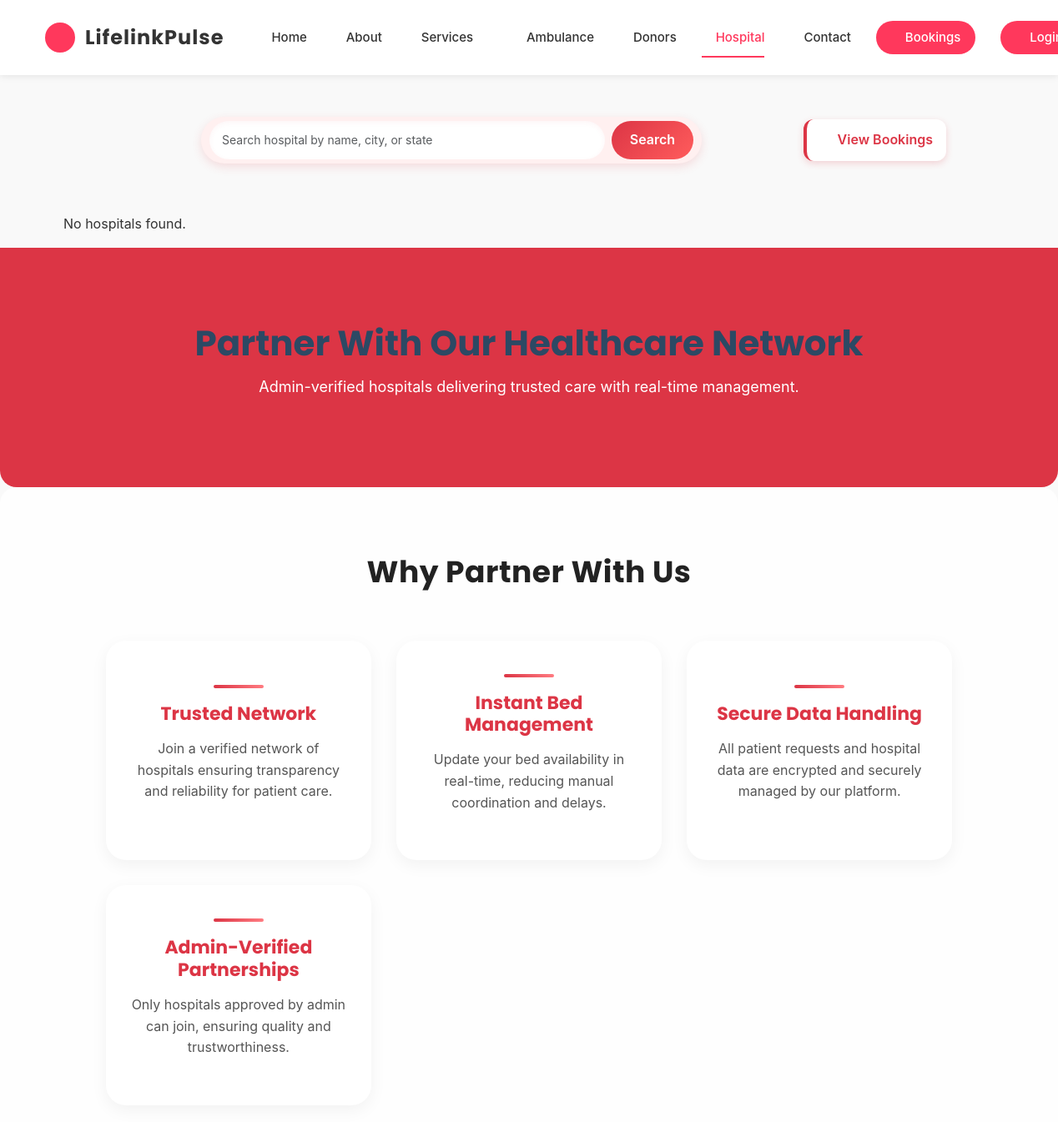
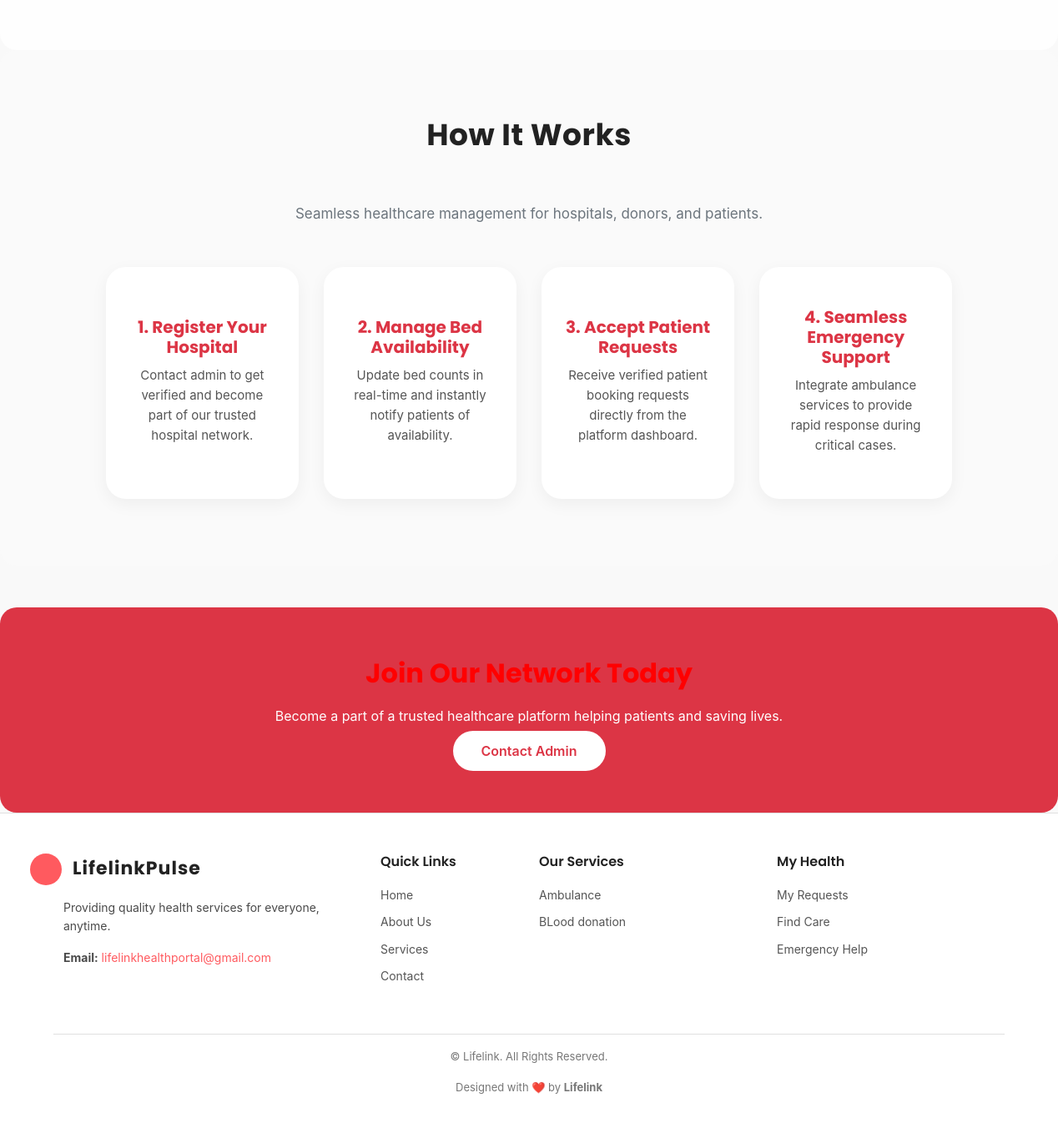
Before: /health_service_portal/book_bed_page/ with the older database file (2 pictures, top to bottom).
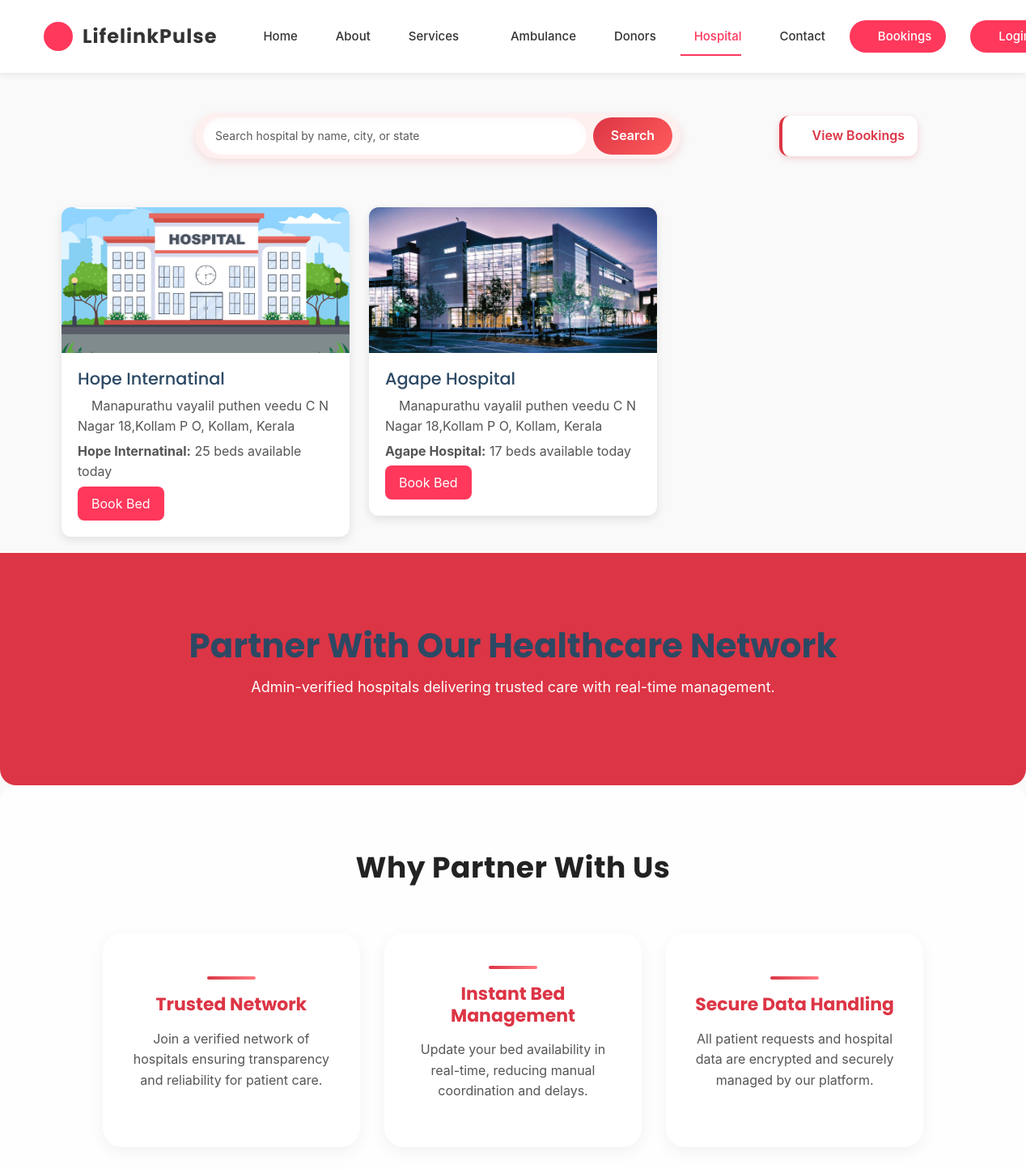
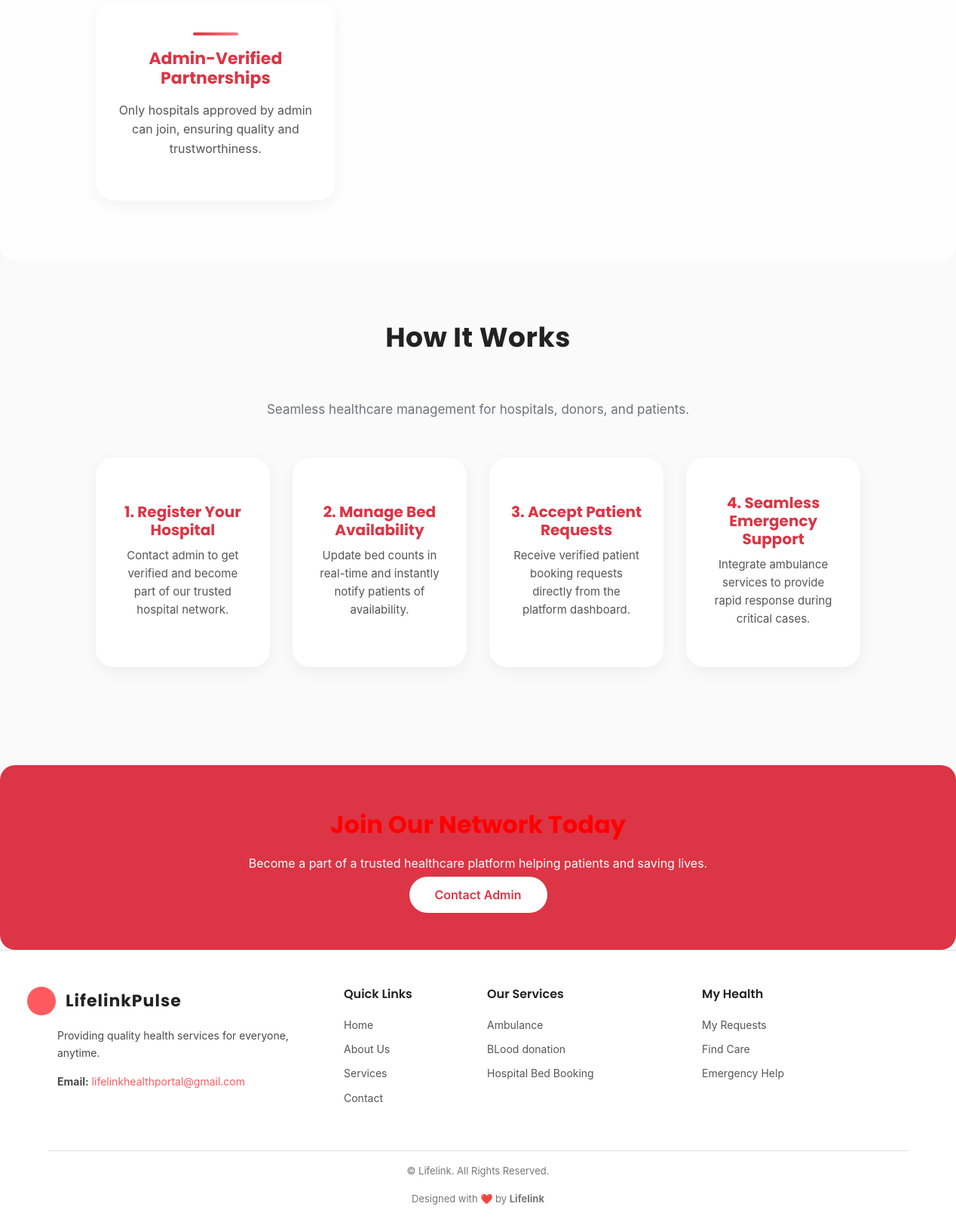
After: the same page with the newer database file (2 pictures, top to bottom).
### admin_panel/models.py (models this page shows, shortened)
class ServiceCategoryDb(models.Model):
    name = models.CharField(max_length=100,null=True,blank=True)
    description = models.TextField(blank=True, null=True)
    image = models.ImageField(upload_to='category_image/', blank=True, null=True)
    created_at = models.DateTimeField(auto_now_add=True)

### webapp/models.py (models this page shows, shortened)
class Hospital(models.Model):
    name = models.CharField(max_length=200)
    registration_number = models.CharField(max_length=100, unique=True)
    phone = models.CharField(max_length=15)
    email = models.EmailField(unique=True)
    address = models.TextField()
    city = models.CharField(max_length=100)
    district = models.CharField(max_length=100)
    state = models.CharField(max_length=100)
    latitude = models.DecimalField(max_digits=9, decimal_places=6, null=True, blank=True)
    longitude = models.DecimalField(max_digits=9, decimal_places=6, null=True, blank=True)
    is_verified = models.BooleanField(default=False)
    is_active = models.BooleanField(default=True)
    created_at = models.DateTimeField(auto_now_add=True)
    image = models.ImageField(upload_to='hospital_images/', null=True, blank=True)

### webapp/views.py (the view, shortened to what this page needs)
# urls.py: path('book_bed_page/',views.book_bed_page,name='book_bed_page'),
def book_bed_page(request):
    services = ServiceCategoryDb.objects.all()
    query = request.GET.get('q', '')
    hospitals = Hospital.objects.filter(is_verified=True)
    today = date.today()
    for hospital in hospitals:
        beds = Bed.objects.filter(hospital=hospital)
        hospital.available_beds_today = sum(get_available_beds(bed, today) for bed in beds)
    return render(request, 'Hospital_bed_booking.html', {
        'services':services,
        'hospitals': hospitals,
        'query': query
    })

### webapp/views.py (called while the page is built)
def get_available_beds(bed, booking_date):
    booked_count = BedBooking.objects.filter(
        bed=bed,
        booking_date=booking_date,
        status__in=['PENDING', 'APPROVED']
    ).aggregate(
        total=Sum('beds_required')
    )['total'] or 0
    return max(bed.total_beds - booked_count, 0)

### webapp/templates/Hospital_bed_booking.html (shortened to what this page needs)
<!DOCTYPE html>
{% load static %}
<html lang="en">
<head>
  <link href="{% static 'web/assets/vendor/bootstrap/css/bootstrap.min.css' %}" rel="stylesheet">
  <link href="{% static 'web/assets/vendor/bootstrap-icons/bootstrap-icons.css' %}" rel="stylesheet">
  <link href="{% static 'web/assets/vendor/aos/aos.css' %}" rel="stylesheet">
  <link href="{% static 'web/assets/vendor/fontawesome-free/css/all.min.css' %}" rel="stylesheet">
  <link href="{% static 'web/assets/vendor/glightbox/css/glightbox.min.css' %}" rel="stylesheet">
  <link href="{% static 'web/assets/vendor/swiper/swiper-bundle.min.css' %}" rel="stylesheet">
  <link rel="stylesheet" href="{% static 'web/assets/css/contact.css' %}">
  <link rel="stylesheet" href="{% static 'web/assets/css/hospital.css' %}">
  <link href="{% static 'web/assets/css/main_style.css' %}" rel="stylesheet">
  <link href="{% static 'web/assets/css/style.css' %}" rel="stylesheet">
  <link href="{% static 'web/assets/css/style2.css' %}" rel="stylesheet">
</head>
<body class="index-page">
<header id="header" class="header sticky-top">
  <div class="branding d-flex align-items-center">
    <div class="container position-relative d-flex align-items-center justify-content-between">
      <a href="{% url 'Home' %}" class="logo d-flex align-items-center me-auto">
        <span class="logo-emblem">
          <i class="bi bi-heart-pulse-fill"></i>
        </span>
        <h1 class="sitename">LifelinkPulse</h1>
      </a>
      <nav id="navmenu" class="navmenu">
        <ul class="nav-list">
          <li class="nav-item">
            <a href="{% url 'Home' %}" class="nav-link ">
              <i class="bi bi-house-door"></i> Home
            </a>
          </li>
          <li class="nav-item">
            <a href="{% url 'About' %}" class="nav-link">
              <i class="bi bi-info-circle"></i> About
            </a>
          </li>
          <li class="nav-item dropdown">
            <a href="{% url 'Services' %}" class="nav-link">
              <i class="bi bi-heart-pulse"></i> Services <i class="bi bi-chevron-down dropdown-icon"></i>
            </a>
          </li>
          <li class="nav-item">
            <a href="{% url 'ambulance_service_page' %}" class="nav-link">
              <i class="bi bi-truck"></i> Ambulance
            </a>
          </li>
          <li class="nav-item">
            <a href="{% url 'Donors' %}" class="nav-link">
              <i class="bi bi-people"></i> Donors
            </a>
          </li>
          <li class="nav-item">
            <a href="{% url 'book_bed_page' %}" class="nav-link active">
              <i class="bi bi-hospital"></i> Hospital
            </a>
          </li>
          <li class="nav-item">
            <a href="{% url 'Contact' %}" class="nav-link">
              <i class="bi bi-envelope"></i> Contact
            </a>
          </li>
      <li class="nav-item">
  <a href="{% url 'user_dashboard' %}" class="nav-link btn-join">
    <i class="bi bi-calendar-check"></i> Bookings
  </a>
</li>
         <li class="nav-item dropdown">
  {% if request.session.user_id %}
    <a class="nav-link dropdown-toggle btn-join"
       href="#"
       id="userDropdown"
       role="button"
       data-bs-toggle="dropdown"
       aria-expanded="false">
      <i class="bi bi-person-circle"></i> {{ request.session.Name }}
    </a>
    <ul class="dropdown-menu dropdown-menu-end" aria-labelledby="userDropdown">
      <li>
        <a class="dropdown-item" href="{% url 'user_logout' %}">
          <i class="bi bi-box-arrow-right"></i> Logout
        </a>
      </li>
    </ul>
  {% else %}
    <a href="{% url 'signin_page' %}" class="nav-link btn-join">
      <i class="bi bi-person-circle"></i> Login
    </a>
  {% endif %}
</li>
        </ul>
      </nav>
    </div>
  </div>
</header>
<div class="container">
  <div class="top-controls">
  <form method="GET" class="search-bar">
    <input type="text" name="q" value="{{ query }}" class="form-control" placeholder="Search hospital by name, city, or state">
    <button type="submit" class="btn-search">Search</button>
  </form>
  <a href="{% url 'user_dashboard' %}" class="view-bookings-card">
    <i class="bi bi-eye"></i>
    <span>View Bookings</span>
  </a>
</div>
  <div class="row">
    {% for hospital in hospitals %}
      <div class="col-md-4">
        <div class="hospital-card">
          <img src="{{ hospital.image.url }}" alt="{{ hospital.name }}">
          <div class="hospital-card-body">
            <h5>{{ hospital.name }}</h5>
            <p><i class="bi bi-geo-alt"></i> {{ hospital.address }}, {{ hospital.city }}, {{ hospital.state }}</p>
          <p>
              <strong>{{ hospital.name }}:</strong> {{ hospital.available_beds_today }} beds available today
          </p>
            <a href="{% url 'user_book_bed_page' hospital.id %}" class="btn btn-book">Book Bed</a>
          </div>
        </div>
      </div>
    {% empty %}
      <p>No hospitals found.</p>
    {% endfor %}
  </div>
</div>
<section class="hospital-hero">
  <h1>Partner With Our Healthcare Network</h1>
  <p>Admin-verified hospitals delivering trusted care with real-time management.</p>
</section>
<section class="hospital-section">
  <h2 class="section-title">Why Partner With Us</h2>
  <div class="feature-grid">
    <div class="feature-card">
      <h4>Trusted Network</h4>
      <p>Join a verified network of hospitals ensuring transparency and reliability for patient care.</p>
    </div>
    <div class="feature-card">
      <h4>Instant Bed Management</h4>
      <p>Update your bed availability in real-time, reducing manual coordination and delays.</p>
    </div>
    <div class="feature-card">
      <h4>Secure Data Handling</h4>
      <p>All patient requests and hospital data are encrypted and securely managed by our platform.</p>
    </div>
    <div class="feature-card">
      <h4>Admin-Verified Partnerships</h4>
      <p>Only hospitals approved by admin can join, ensuring quality and trustworthiness.</p>
    </div>
  </div>
</section>
<section class="how-it-works-section">
  <h2 class="section-title">How It Works</h2>
  <p class="section-subtitle">Seamless healthcare management for hospitals, donors, and patients.</p>
  <div class="how-grid">
    <div class="how-card">
      <h4>1. Register Your Hospital</h4>
      <p>Contact admin to get verified and become part of our trusted hospital network.</p>
    </div>
    <div class="how-card">
      <h4>2. Manage Bed Availability</h4>
      <p>Update bed counts in real-time and instantly notify patients of availability.</p>
    </div>
    <div class="how-card">
      <h4>3. Accept Patient Requests</h4>
      <p>Receive verified patient booking requests directly from the platform dashboard.</p>
    </div>
    <div class="how-card">
      <h4>4. Seamless Emergency Support</h4>
      <p>Integrate ambulance services to provide rapid response during critical cases.</p>
    </div>
  </div>
</section>
<section class="cta-section">
  <div class="cta-container">
    <h2>Join Our Network Today</h2>
    <p>Become a part of a trusted healthcare platform helping patients and saving lives.</p>
    <a href="#" class="cta-btn" data-bs-toggle="modal" data-bs-target="#hospitalContactModal">
      Contact Admin
    </a>
  </div>
</section>
<footer id="footer" class="footer">
  <div class="container footer-top py-5">
    <div class="row gy-4">
      <div class="col-lg-4 col-md-6 footer-about">
        <a href="{% url 'Home' %}" class="logo d-flex align-items-center me-auto mb-3">
          <span class="logo-emblem">
            <i class="bi bi-heart-pulse-fill"></i>
          </span>
          <h1 class="sitename">LifelinkPulse</h1>
        </a>
        <p>Providing quality health services for everyone, anytime.</p>
        <p><strong>Email:</strong> <a href="mailto:lifelinkhealthportal@gmail.com">lifelinkhealthportal@gmail.com</a></p>
      </div>
      <div class="col-lg-2 col-md-3 footer-links">
        <h4>Quick Links</h4>
        <ul>
          <li><a href="{% url 'Home' %}">Home</a></li>
          <li><a href="{% url 'About' %}">About Us</a></li>
          <li><a href="{% url 'Services' %}">Services</a></li>
          <li><a href="{% url 'Contact' %}">Contact</a></li>
        </ul>
      </div>
      <div class="col-lg-3 col-md-3 footer-links">
        <h4>Our Services</h4>
        <ul>
          {% for service in services %}
            <li><a href="{% url 'service_detail' service.id %}">{{ service.name }}</a></li>
          {% empty %}
            <li>No services available</li>
          {% endfor %}
        </ul>
      </div>
      <div class="col-lg-3 col-md-3 footer-links">
  <h4>My Health</h4>
  <ul>
    <li><a href="{% url 'user_dashboard' %}">My Requests</a></li>
    <li><a href="{% url 'book_bed_page' %}">Find Care</a></li>
    <li><a href="{% url 'ambulance_service_page' %}">Emergency Help</a></li>
  </ul>
</div>
    </div>
  </div>
  <div class="container text-center py-3 footer-bottom">
    <p>© <span>Lifelink</span>. All Rights Reserved.</p>
    <p class="credits">Designed with ❤️ by <strong>Lifelink</strong></p>
  </div>
</footer>
</body>
</html>

### webapp/static/web/assets/css/hospital.css (style rules this page uses)
body { font-family: 'Arial', sans-serif; background-color: #f8f9fa; margin: 0; padding: 0; }
.search-bar { margin: 30px auto; max-width: 600px; }
.hospital-card { background: #fff; border-radius: 12px; box-shadow: 0 4px 12px rgba(0,0,0,0.1); margin-bottom: 20px; overflow: hidden; transition: transform 0.2s; }
.hospital-card img { width: 100%; height: 180px; object-fit: cover; }
.hospital-card-body { padding: 20px; }
.hospital-card h5 { font-size: 1.3rem; margin-bottom: 8px; }
.hospital-card p { margin-bottom: 5px; color: #555; }
.btn-book { display: inline-block; background-color: #ff385c; color: #fff; border-radius: 8px; padding: 8px 16px; transition: background 0.2s; text-decoration: none; }
.view-bookings-card { display: flex; align-items: center; gap: 8px; padding: 12px 16px; background: #fff; border-left: 4px solid #dc3545; border-radius: 12px; text-decoration: none; color: #dc3545; font-weight: 600; box-shadow: 0 3px 8px rgba(220, 53, 69, 0.2); transition: all 0.3s ease; white-space: nowrap; }
.view-bookings-card i { font-size: 16px; }
.top-controls { display: flex; flex-wrap: wrap; align-items: center; gap: 15px; margin: 20px auto 30px auto; max-width: 1000px; }
.search-bar { display: flex; flex: 1; min-width: 250px; background: #fff0f0; border-radius: 50px; padding: 5px 10px; box-shadow: 0 4px 12px rgba(220, 53, 69, 0.15); }
.search-bar input.form-control { flex: 1; border: none; border-radius: 50px; padding: 10px 15px; font-size: 14px; box-shadow: inset 0 2px 6px rgba(220, 53, 69, 0.05); }
.search-bar .btn-search { background: linear-gradient(135deg, #dc3545, #ff5c5c); color: #fff; border: none; border-radius: 50px; padding: 10px 22px; font-weight: 600; margin-left: 8px; }

### webapp/static/web/assets/css/style.css (style rules this page uses)
.header .logo { margin-left: -10px; }
.header .logo-emblem { margin-right: 6px; }
.section-title { font-family: 'Poppins', sans-serif; font-size: 2.2rem; font-weight: 700; color: #ff5a5f; text-align: center; margin-bottom: 40px; letter-spacing: 0.5px; }
body { font-family: 'Poppins', sans-serif; color: #333; line-height: 1.6; background-color: #f8f9fa; }
section h2, section h3 { font-weight: 700; margin-bottom: 20px; color:red; }

Changed rows visible on the page:
added Hospital: image (picture), name "Hope Internatinal", address "Manapurathu vayalil puthen veedu C N Nagar 18,Kollam P O", city "Kollam", state "Kerala", available_beds_today "25"
added Hospital: image (picture), name "Agape Hospital", address "Manapurathu vayalil puthen veedu C N Nagar 18,Kollam P O", city "Kollam", state "Kerala", available_beds_today "17"
added ServiceCategoryDb: name "Hospital Bed Booking"
Other visible differences:
text no longer shown: "No hospitals found."
